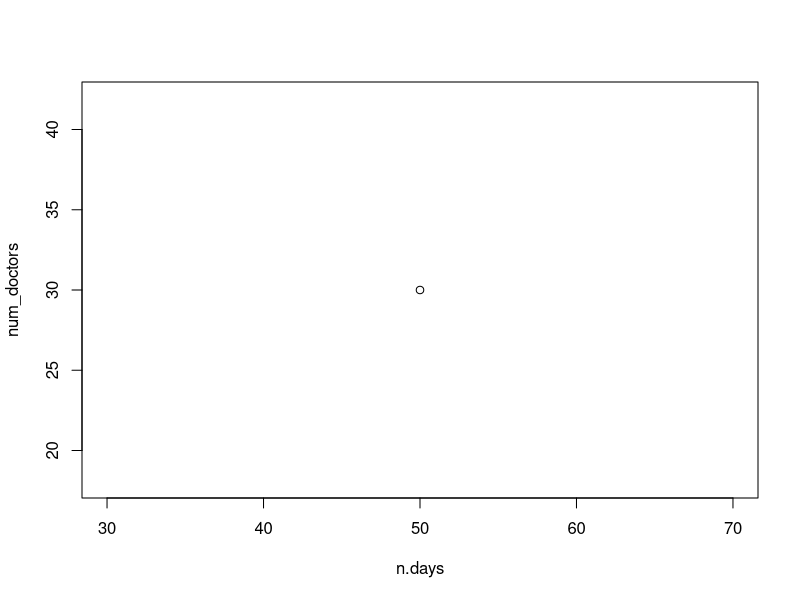

This figure's R source: (Note: this script raises an error after producing the figure.)
# Homework 6
# Stat 133, Lec 2, Spring 2015
# Due : Friday March 20th by 5 pm

# Review the slides on simulations for this assignment.

# Consider the following model on use of a new drug:
# We have a population of doctors, population size : <n.doctors>
# Every doctor has either adopted the use of a new drug, or not (0/1 status)
# Now write a function that runs a simulation for a period of :
# <n.days> where
# - every day exactly two _random_ doctors meet
# - if one has adopted but the other one has not then the
#   holdout adopts the use of the drug with probability p
# Return a matrix that shows for each day which doctors have adopted
# the use of the drug.

# Input varibles are
# <n.days> : the number of days the simulation should be run for
# <n.doctors> : total number of doctors 
# <initial.doctors> : a 0/1 vector of length <n.doctors>, 1 for adopters
# <p> : the probability that the non-adopter adopts the drug.

# Ouput variable
# <has_adopted> : matrix with <n.doctors> rows and <n.days> columns
#                 i.e. one row for each doctor
#                 the entries are 0 for days where the doctor is a
#                 non-adopter, else 1 (so once a row turns to 1 it stays as 1).

sim.doctors <- function(initial.doctors, n.doctors, n.days, p){

  # Set up the output variable, define it as a matrix then use initial.doctors
  # to set the first column (day)

  # Run a simulation for <n.days> (use a for loop).  In the loop:
  # 1) pick two random doctors
  # 2) check if one has adopted the other hasn't
  # 3) convert the non-adopter with probability p

  # return the output
  has_adopted <- matrix(nrow = n.doctors, ncol = n.days)
  has_adopted[, 1] <- initial.doctors
  
  for (i in 1:(n.days-1)){
    random_doctors <- sample(n.doctors, 2)
    ran_doc1 <- random_doctors[1]
    ran_doc2 <- random_doctors[2]
    doctors_dayi <- has_adopted[,i]
    if (has_adopted[ran_doc1, i] == 1){
      if (has_adopted[ran_doc2, i] == 0){
      adopted <- sample(c(0, 1), 1, replace = TRUE, c(1-p,p))
        if (adopted == 1){
          doctors_dayi[ran_doc2] <- 1
        }
      }
    }
    else{
      if (has_adopted[ran_doc2, i] == 1){
        if (has_adopted[ran_doc1, i] == 0){
          adopted <- sample(c(0, 1), 1, replace = TRUE, c(1-p,p))
          if (adopted == 1){
            doctors_dayi[ran_doc1] <- 1
          }
        }
      }
    }
    
    has_adopted[,i+1] <- doctors_dayi
  }
  
  return (has_adopted)
}

# When you test your function you have to generate <initial.doctors> and
# pick values for the other input parameters.

set.seed(42)
# Generate a value for <initial.doctors> that has 10% 1s and 90% 0s.
# Run your function for at least 5 different values of <p> and plot
# on x-axis: days,
# on y-axis : the number of doctors that have already adopted the drug, on that day
# Put all 5 lines in one figure (e.g. use first plot() then lines() for the subsequent lines)

nonbel.doctors <- rep(0, times = 90)
bel.doctors <- rep(1, times = 10)
initial.doctors <- sample(c(nonbel.doctors, bel.doctors), 100)

n.days <- 50
test1 <- sim.doctors(initial.doctors, length(initial.doctors), n.days, .4)
test2 <- sim.doctors(initial.doctors, length(initial.doctors), n.days, .5)
test3 <- sim.doctors(initial.doctors, length(initial.doctors), n.days, .6)
test4 <- sim.doctors(initial.doctors, length(initial.doctors), n.days, .7)
test5 <- sim.doctors(initial.doctors, length(initial.doctors), n.days, .8)

num_doctors_adopt <- function(sample_matrix){
  doctors_adopt <- c()
  for (i in 1:ncol(sample_matrix)){
    doctors_adopt_day <- 0
    for (j in 1:nrow(sample_matrix)){
      if (sample_matrix[j, i] == 1){
        doctors_adopt_day <- doctors_adopt_day + 1
      }
    }
    
    doctors_adopt <- append(doctors_adopt, doctors_adopt_day)
  }
  
  return(doctors_adopt)
}

test1_num_adopt <- num_doctors_adopt(test1)
test2_num_adopt <- num_doctors_adopt(test2)
test3_num_adopt <- num_doctors_adopt(test3)
test4_num_adopt <- num_doctors_adopt(test4)
test5_num_adopt <- num_doctors_adopt(test5)

num_doctors <- 30
plot(n.days, num_doctors)
lines(n.days, test1_num_adopt)

